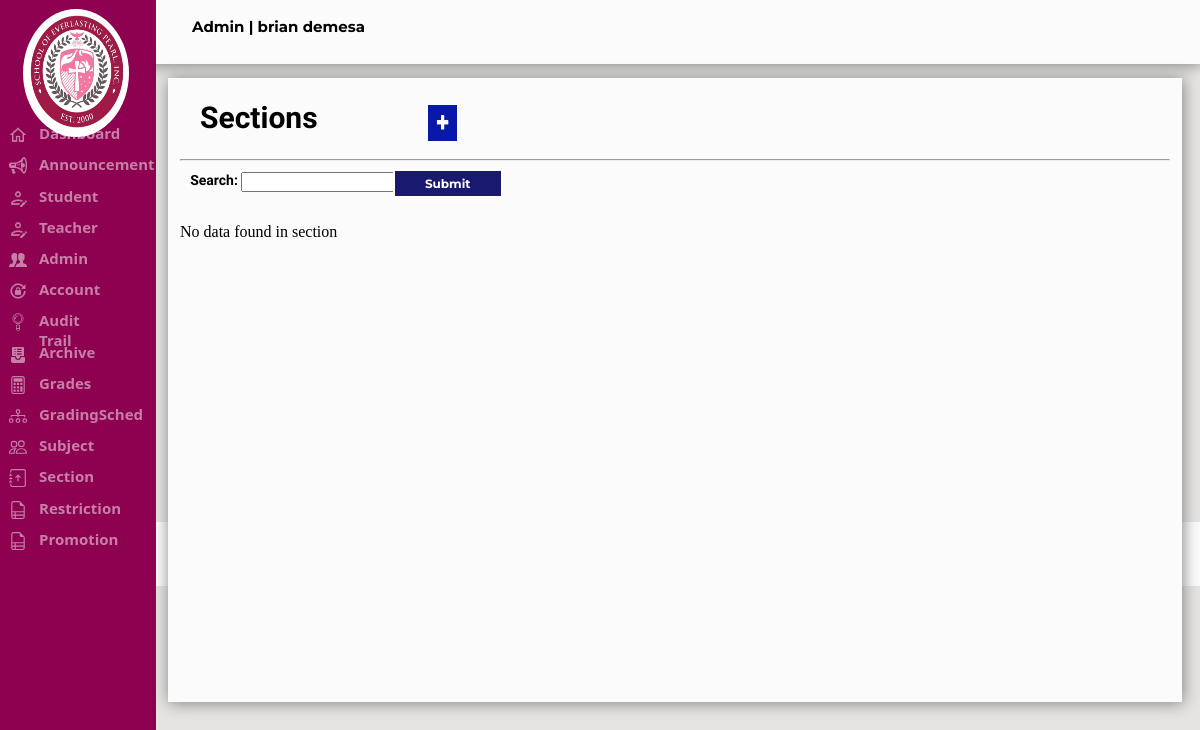
Page /Admin/section.php (signed in) on the earlier database version.
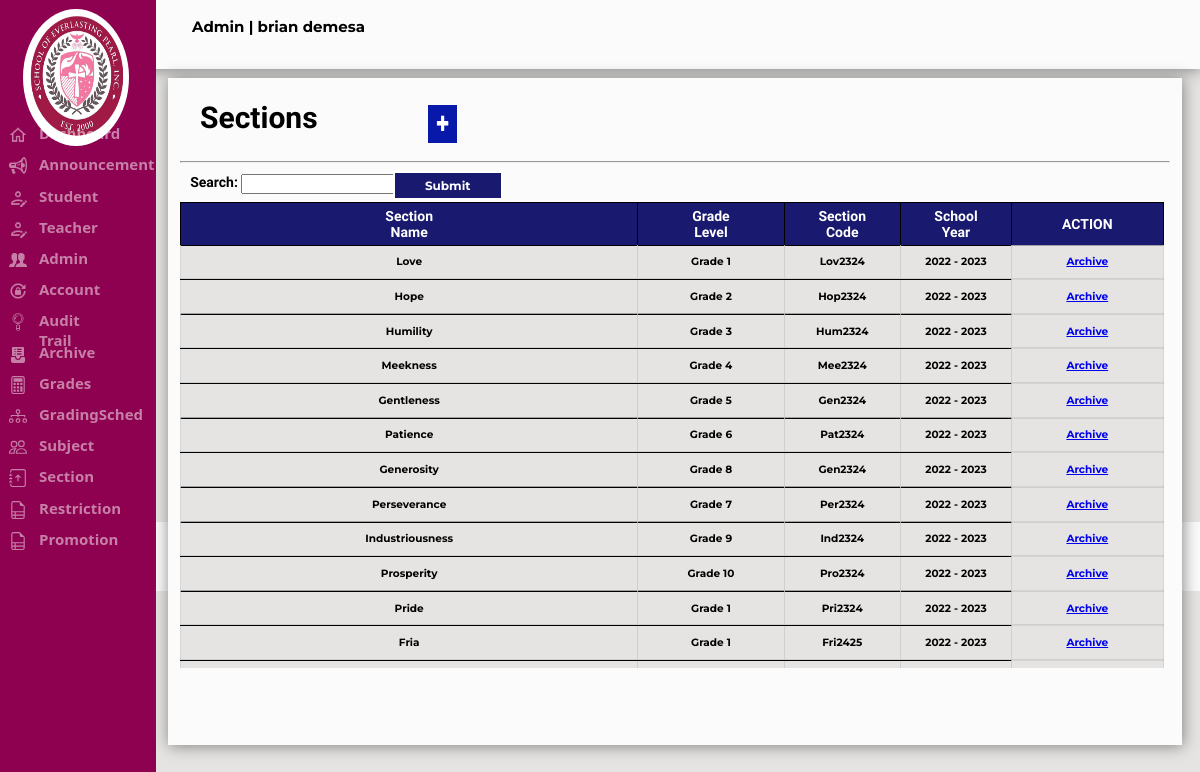
Same page on the later database version.
### tables this page shows
CREATE TABLE `tbl_sepi_account` (
  `Acc_ID` int(11) NOT NULL AUTO_INCREMENT,
  `Admin_ID` varchar(20) NOT NULL,
  `Fname` varchar(30) NOT NULL,
  `mname` varchar(5) NOT NULL,
  `Lname` varchar(30) NOT NULL,
  `Username` varchar(30) NOT NULL,
  `EMAIL` varchar(50) NOT NULL,
  `Password` varchar(30) NOT NULL,
  `Gender` varchar(15) NOT NULL,
  `Address` varchar(50) NOT NULL,
  `Role` varchar(20) NOT NULL,
  `Hdate` date NOT NULL,
  PRIMARY KEY (`Acc_ID`)
);

CREATE TABLE `tbl_section` (
  `ID` int(11) NOT NULL AUTO_INCREMENT,
  `Section_Name` varchar(255) DEFAULT NULL,
  `Section_Code` varchar(255) DEFAULT NULL,
  `Grade_Level` varchar(255) DEFAULT '',
  `SY` varchar(255) DEFAULT NULL,
  `Section` varchar(255) DEFAULT NULL,
  PRIMARY KEY (`ID`)
);

### Admin/section.php (the view, shortened to what this page needs)
<?php	include "../sepi_connect.php";
if(!isset($_SESSION['loggedin']) || $_SESSION['loggedin'] !== true)
 {
	 header("refresh:0; ../Index.php");
	 exit;
 }else if(isset($_SESSION['Acc_ID']))
	{
		$userid = $_SESSION['Acc_ID'];
		$getrecord = mysqli_query($config,"SELECT * FROM tbl_sepi_account WHERE Acc_ID ='$userid'");
		while($rowedit = mysqli_fetch_assoc($getrecord))
		{
			$type = $rowedit['Role'];
			$name = $rowedit['Fname']." ".$rowedit['Lname'];
		}
	}
if(isset($_POST['search'])){
$search = $_POST['search'];
if ($search != NULL){
	$sql = "SELECT * FROM `tbl_section` WHERE `ID` LIKE '%$search%' OR
	`Section_Name` LIKE '%$search%' OR `Section_Code` LIKE '%$search%' OR `Grade_Level` LIKE '%$search%' OR `SY` LIKE '%$search%'";
}else{
$sql = "Select * from tbl_section";
}
}else{
$sql = "Select * from tbl_section";
}
?>
<html>
<head>
</head>
<link rel="stylesheet" href="../Css/sepi.css">
<body style="background-color:#E5E4E2">
<div class="header">
<form method="POST"action="logout.php" >
<p class="displayname"><?php echo "$type" ?> | <?php echo "$name" ?></p>
</form>
</div>
			<div class="footer">
				<h6 id="footer">© 2022 SEPI Login Form. All Rights Reserved | Designed by Excel-erator</h6>
			</div>
<form method=POST action="section.php">
		<?php
		include_once('SideNav.php');
		?>
<div class="announcementdiv">
				<h1 id="announcemetfont">Sections</h1>
				<a href="sectionadd.php" name="addannouncement"><img src="../Images/add_icon.png" class="addannouncementbtn"></a>
				<hr>
				<p class="searchannouncement">Search:</p>
				<input type=text name=search class="announcementtxt">
				<input type=submit name=sub class="announcementbtn">
<?php
include "../sepi_connect.php";
$result = $config -> query($sql);
if($result -> num_rows > 0){
	echo"<div class=announcementtbl style=overflow:auto;>";
	echo"<table class=announcementtbl1>";
	echo "<tr>";
echo "<th Class=announcementheader>Section Name";
echo "<th Class=announcementheader1>Grade Level";
echo "<th Class=announcementheader2>Section Code";
echo "<th Class=announcementheader2>School Year";
echo "<th Class=announcementheader1>ACTION";
while($row = $result -> fetch_assoc()){
echo "<tr>";
echo "<td class=announcementinfo rowspan=2>".$row['Section_Name'];
echo "<td class=announcementinfo rowspan=2>".$row['Grade_Level'];
	echo "<td class='announcementinfo' rowspan=2>".$row['Section_Code'];
	echo "<td class='announcementinfo' rowspan=2>".$row['SY'];
echo "<tr>";
echo "<td class=announcementinfo> <a href='deleteannounce.php?ID=".$row['ID']."'> Archive </a>";
echo"<tr>";
echo "<td class=announcementinfo1 colspan=4>";
}
}else{
echo "<br><br><br>No data found in section";
}
?>
</div>
</body>
</html>

### Admin/SideNav.php
<div class="dashboard">
			<img src="../Images/logo.png" class="dashboardlogocvgs">
			<a href="dashboard.php" class="Dashboardhome"><img src="../Images/homeicon.png" class="homeicon">Dashboard</a>
			<a href="announceview.php" class="Announcement"><img src="../Images/announcement.png" class="announcementicon">Announcement</a>
			<a href="student.php" class="Student"><img src="../Images/studrecord.png" class="studenticon">Student</a>
			<a href="teacher.php" class="Teacher"><img src="../Images/studrecord.png" class="teachericon">Teacher</a>
			<a href="accounts.php" class="Accounts"><img src="../Images/account.png" class="accounticon">Admin</a>
			<a href="adchangepass.php" class="Changepassadmin"><img src="../Images/pass.png" class="archiveicon">Account</a>
			<a href="audit.php" class="Audit"><img src="../Images/mag.png" class="auditicon">Audit Trail</a>
			<a href="../Archive/archive.php" class="Archive"><img src="../Images/arc.png" class="archiveicon">Archive</a>
			<a href="first.php" class="Grade"><img src="../Images/grade.svg" class="Gradeicon">Grades</a>
			<a href="gradingsched.php" class="Grading"><img src="../Images/grading.svg" class="Gradingicon">GradingSched</a>
			<a href="subject.php" class="Subject"><img src="../Images/subject.svg" class="Subjecticon">Subject</a>
			<a href="section.php" class="Section"><img src="../Images/section.svg" class="Sectionicon">Section</a>
			<a href="restriction.php" class="Restriction"><img src="../Images/restriction.svg" class="Restrictionicon">Restriction</a>
			<a href="promotion.php" class="Promotion"><img src="../Images/restriction.svg" class="Promotionicon">Promotion</a>
</div>t

Differences in the rows shown:
added tbl_section: Section_Name "Love", Grade_Level "Grade 1", Section_Code "Lov2324", SY "2022 - 2023"
added tbl_section: Section_Name "Hope", Grade_Level "Grade 2", Section_Code "Hop2324", SY "2022 - 2023"
added tbl_section: Section_Name "Humility", Grade_Level "Grade 3", Section_Code "Hum2324", SY "2022 - 2023"
added tbl_section: Section_Name "Meekness", Grade_Level "Grade 4", Section_Code "Mee2324", SY "2022 - 2023"
added tbl_section: Section_Name "Gentleness", Grade_Level "Grade 5", Section_Code "Gen2324", SY "2022 - 2023"
added tbl_section: Section_Name "Patience", Grade_Level "Grade 6", Section_Code "Pat2324", SY "2022 - 2023"
added tbl_section: Section_Name "Generosity", Grade_Level "Grade 8", Section_Code "Gen2324", SY "2022 - 2023"
added tbl_section: Section_Name "Perseverance", Grade_Level "Grade 7", Section_Code "Per2324", SY "2022 - 2023"
added tbl_section: Section_Name "Industriousness", Grade_Level "Grade 9", Section_Code "Ind2324", SY "2022 - 2023"
added tbl_section: Section_Name "Prosperity", Grade_Level "Grade 10", Section_Code "Pro2324", SY "2022 - 2023"
added tbl_section: Section_Name "Pride", Grade_Level "Grade 1", Section_Code "Pri2324", SY "2022 - 2023"
added tbl_section: Section_Name "Fria", Grade_Level "Grade 1", Section_Code "Fri2425", SY "2022 - 2023"
Other differences:
text no longer shown: "No data found in section"
text now shown: "Section Name Grade Level Section Code School Year ACTION"
